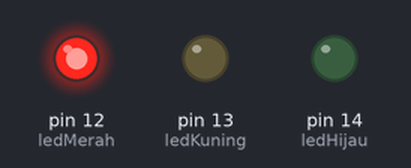
A sketch run on a simulated Arduino Uno, built with avr-gcc and run on an emulated ATmega328P. Parts: output pins drawn as LEDs (lit = HIGH).

Above: at 0.5 s.
At 1.5 s:
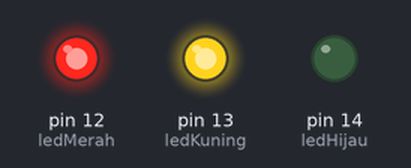
At 2.5 s:
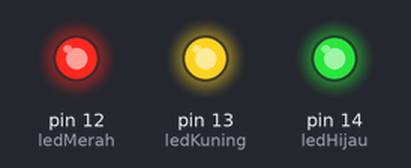
At 5.5 s:
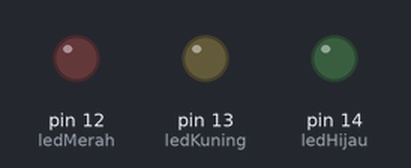
Timing chart, 0 to 7.8 s (numbered marks = the images above):
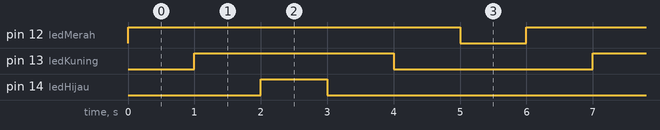

Measured:
- by itself, pin 12 (ledMerah): alternates HIGH for 5.0 s and LOW for 1.0 s
- by itself, pin 13 (ledKuning): alternates HIGH for 3.0 s and LOW for 3.0 s
- by itself, pin 14 (ledHijau): alternates HIGH for 1.0 s and LOW for 5.0 s

The sketch:

project_3_for_loop.ino
```cpp
#define ledMerah 12
const byte ledKuning = 13;
const byte ledHijau = 14;

byte putaran;

void setup(){
  pinMode(ledMerah,OUTPUT);
  pinMode(ledKuning,OUTPUT);
  pinMode(ledHijau,OUTPUT);
}

void loop(){
  for(putaran=ledMerah;putaran<=ledHijau;putaran++){
    digitalWrite(putaran, HIGH);
    delay(1000);
  }
  for(putaran=ledHijau;putaran>=ledMerah;putaran--){
    digitalWrite(putaran,LOW);
    delay(1000);
  }
}
```
